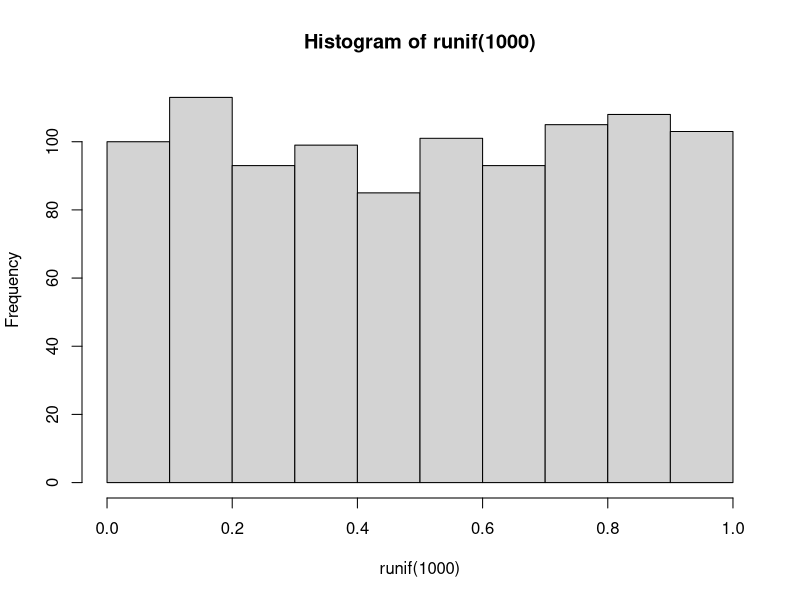
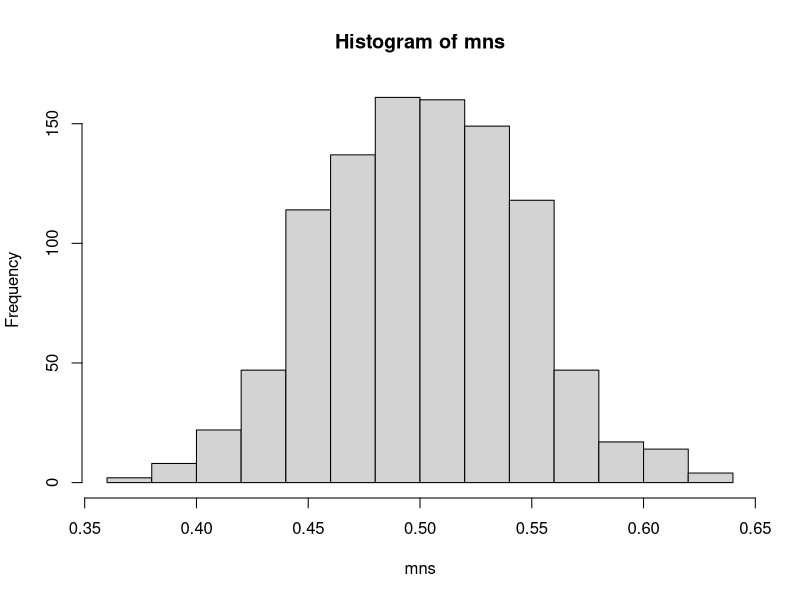
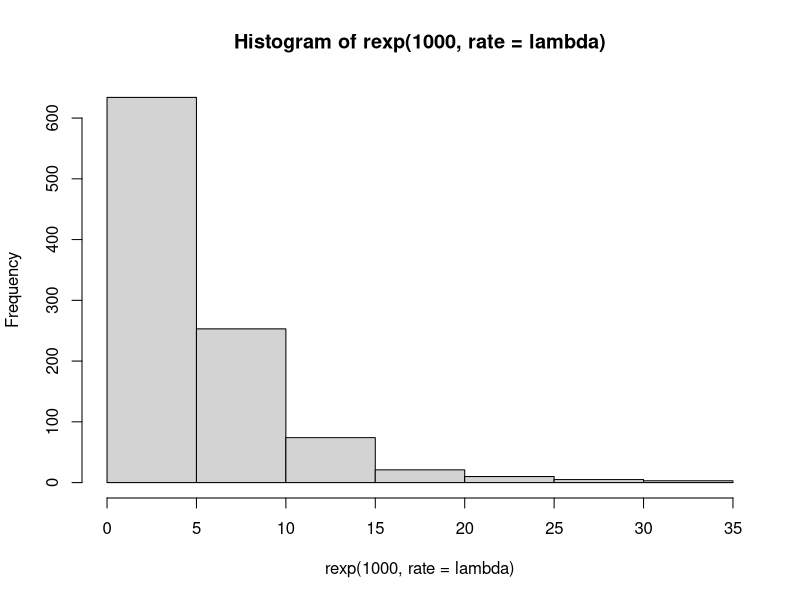
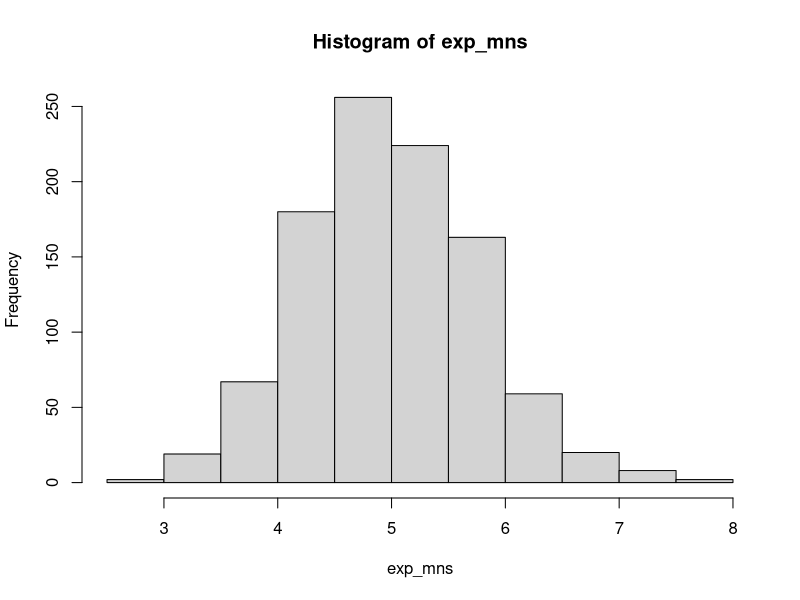
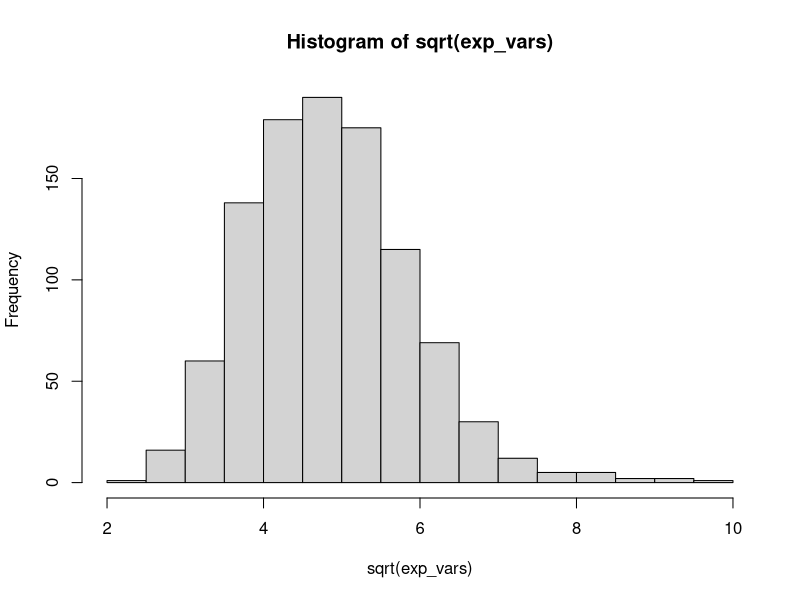
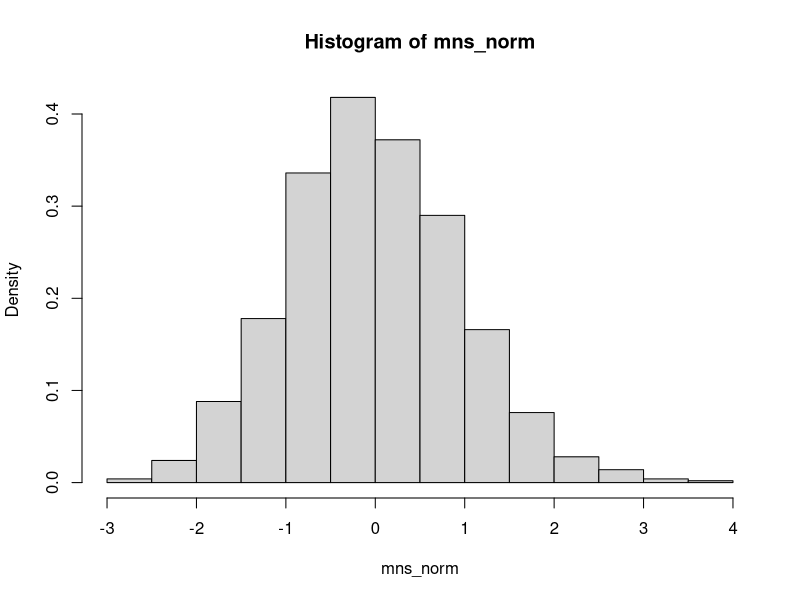
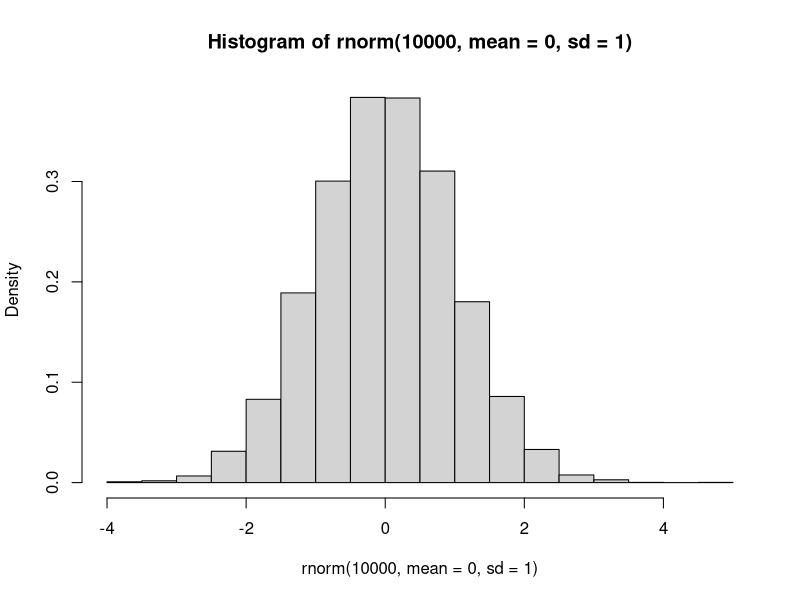

Generate these figures, in order, with R:
## JHU inferential statistics class final project
## Exploration of the exponential distribution

# Use R function rexp(n, rate=0.2)
# where n is the number of observations and rate is set to 0.2
# rate = lambda
# for the exponential distribution mean = 1/lambda
# and standard deviation = 1/lambda

# investigate the distribution of averages of 40 exponentials
# doing 1000 simulations

# Address the following:
# 1. show the sample mean and compare it to the theoretical mean
# 2. show how variable the sample is and compare it to the theoretical variance
# 3. show that the distribution is approximately normal

## MOTIVATING EXAMPLE
# Distribution of 1000 random uniforms:
hist(runif(1000))
# distribution is flat

# compare with the distribution of 1000 averages of 40 random samples
mns <- NULL
for (i in 1:1000){
    mns <- c(mns, mean(runif(40)))
}
hist(mns)   
# distribution of the means is approximately normal
 
## Now run a similar simulation of the exponential distribution

# define parameters:
lambda <- 0.2
n <- 40

# histogram of data drawn from an exponential distribution:
hist(rexp(1000, rate = lambda))

# histogram of 1000 means of 40 samples each from exponential distribution:
exp_mns <- NULL
exp_vars <- NULL
for (i in 1:1000){
    samp <- rexp(n, rate = lambda)
    exp_mns <- c(exp_mns, mean(samp))
    exp_vars <- c(exp_vars, var(samp))
}
hist(exp_mns)
hist(sqrt(exp_vars))
# both centered at 5!

# What is mean and variance of the distribution of means?
obs_mn <- mean(exp_mns)
obs_var <- var(exp_mns)
# 5.014 and 0.616

# relationship between the variance of means and population variance
# var = (sigma^2)/n, var*n should approximate theoretical variance
approx_theor_var <- obs_var*n
# 24.65

# Theoretical mean is 1/lambda
theor_mn <- 1/lambda
theor_var <- (1/lambda)^2
# mean = 5.0, variance = 25.0
# so 5.014 and 24.64 are pretty darn close!

# Finally, show that the distribution of means is approximately normal
mns_norm <- sqrt(n)*(exp_mns - theor_mn)/(1/lambda)
#using freq = FALSE plot the probabilities instead of the counts
hist(mns_norm, freq = FALSE)

# To compare, let's plot a normal distribution
hist(rnorm(10000, mean = 0, sd = 1), freq = FALSE)

## Yes, the distribution is approximately normal.




